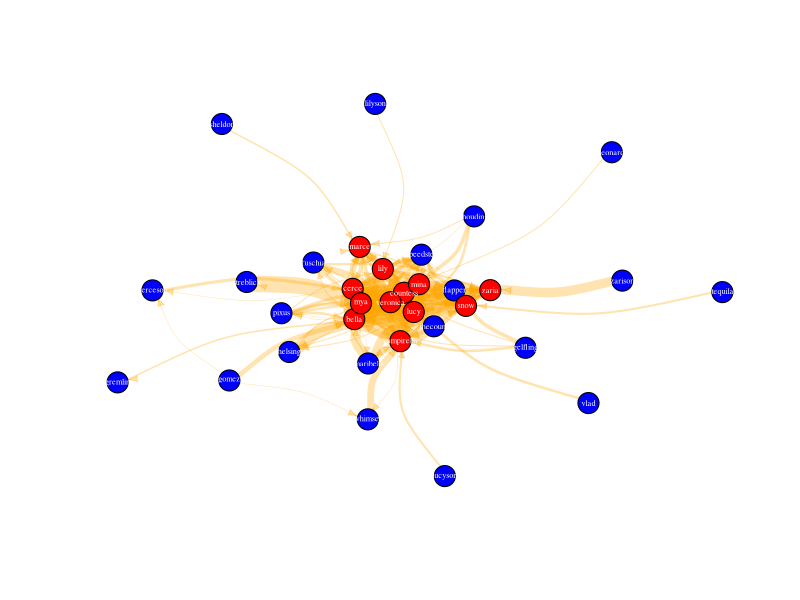

The R source for this figure:
## ---- chunk 1
knitr::opts_chunk$set(echo = TRUE)
knitr::knit_hooks$set(inline = function(x) {
prettyNum(x, big.mark=",")
})
## ---- chunk 2
if(!require(dplyr)){
  install.packages("dplyr")
  library(dplyr)
}

if(!require(ggplot2)){
  install.packages("ggplot2")
  library(ggplot2)
}

if(!require(here)){
  install.packages("here")
  library(here)
}

if(!require(igraph)){
  install.packages("igraph")
  library(igraph)
}

if(!require(readxl)){
  install.packages("readxl")
  library(readxl)
}

if(!require(rstudioapi)){
  install.packages("rstudioapi")
  library(rstudioapi)
}

if(!require(tidyr)){
  install.packages("tidyr")
  library(tidyr)
}
## ---- chunk 3
rm(list= ls())
## ---- chunk 4
dados1 <- read_excel("dados/dados.xlsx", sheet = "food_sharing_donations") %>%
        mutate(date = as.Date(date, format = "%Y.%m.%d")) %>%
        filter(donation.sec > 0) 
## ---- chunk 5
head(dados1)
tail(dados1)
## ---- chunk 6
str(dados1)
## ---- chunk 7
summary(dados1)
## ---- chunk 8
colnames(dados1)
## ---- chunk 9
unique(dados1$donor)
## ---- chunk 10
unique(dados1$receiver)
## ---- chunk 11
dados2 <- dados1 %>%
        count(donor, receiver, name = "frequency") %>%
        filter(frequency > 0) 
## ---- chunk 12
head(dados2)
tail(dados2)
## ---- chunk 13
str(dados2)
## ---- chunk 14
rede1 <- dados2[, c("donor", "receiver")] %>%
        graph_from_data_frame(directed = TRUE) %>%
        { V(.)$name <- as.character(V(.)$name); . }
## ---- chunk 15
rede1
## ---- chunk 16
?igraph
## ---- chunk 17
nos1 <- read_excel("dados/dados.xlsx", sheet = "vamp_sex_age") %>%
        mutate(name = as.character(name)) %>%
        mutate(age = as.numeric(age))
## ---- chunk 18
str(nos1)
## ---- chunk 19
# Verificar se todos os nós do grafo possuem dados em nos1
missing_nodes <- setdiff(V(rede1)$name, nos1$name)

# Verificando se há nós ausentes e excluindo-os de rede1
if(length(missing_nodes) > 0) {
        print(paste("Os seguintes nós estão ausentes em nos1:", paste(missing_nodes, collapse = ", ")))
        
        # Remover os nós ausentes em nos1 de rede1
        rede2 <- delete_vertices(rede1, V(rede1)[V(rede1)$name %in% missing_nodes])
} else {
        print("Todos os nós têm correspondência em nos1.")
}
## ---- chunk 20
nos2 <- data.frame(name = V(rede2)$name) %>%
        left_join(nos1, by = "name")
## ---- chunk 21
rede2 <- rede2 %>%
        { 
                V(.)$sex <- nos2$sex
                V(.)$age <- nos2$age
                V(.)$age <- round(V(.)$age)
                . 
        }
## ---- chunk 22
rede2
## ---- chunk 23
vertex_attr(rede2)
## ---- chunk 24
rede2 <- rede2 %>%
        { 
                elos1 <- as.data.frame(as_edgelist(.))
                E(.)$weight <- match(paste(elos1$V1, elos1$V2), paste(dados2$donor, dados2$receiver)) %>%
                        sapply(function(x) if(!is.na(x)) dados2$frequency[x] else NA)
                . 
        }
## ---- chunk 25
edge.attributes(rede2)
## ---- chunk 26
E(rede2)$width <- ((E(rede2)$weight - min(E(rede2)$weight)) /
        (max(E(rede2)$weight) - min(E(rede2)$weight)))*30
## ---- chunk 27
V(rede2)$color <- ifelse(is.na(V(rede2)$sex), "gray",    
                         ifelse(V(rede2)$sex == "m", "blue",  
                                ifelse(V(rede2)$sex == "f", "red", "gray")))  
E(rede2)$color <- adjustcolor("orange", alpha = 0.3)       
V(rede2)$label.color <- "white"  
## ---- chunk 28
rede2 <- delete_vertices(rede2, V(rede2)[is.na(V(rede2)$age)])
## ---- chunk 29
layout <- layout_nicely(rede2)
## ---- chunk 30
plot(rede2,
     layout = layout,
     edge.curved = 0.3,
     edge.arrow.size = 0.5,
     edge.width = E(rede2)$width,
     vertex.size = 7,
     vertex.label.cex = 0.5,
     asp = 0)
